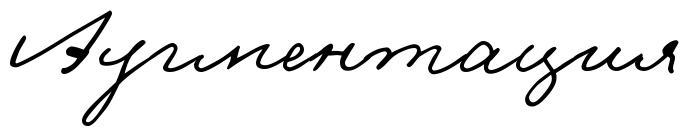
#> input picture img/augmentation.png, 691 x 136 px
$ jupyter execute --allow-errors augmentation.ipynb
#> lines starting #> are read from the running program, lines starting #| are printed output that depends on the picture
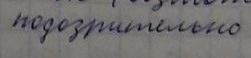
#> input picture img/cyrillic1.png, 251 x 58 px
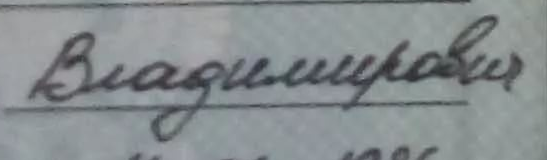
#> input picture img/cyrillic2.png, 547 x 160 px
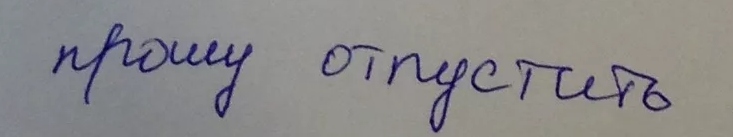
#> input picture img/cyrillic3.png, 733 x 137 px
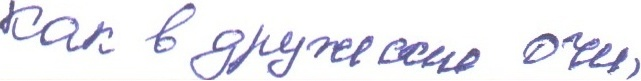
#> input picture img/hkr1.jpg, 641 x 81 px
[cell 1]
from src.dataset.preprocessing.binarizer import Binarizer
import cv2
from copy import deepcopy
import matplotlib.pyplot as plt

#> (the rest of this cell did not finish here and is left out)

# Text augmentations

#> (a cell that did not finish here is left out)

# Background augmentations

[cell 3]
from src.dataset.augmentation.background_augmentation import add_blot, fill_gradient, draw_lines, add_noise, add_stains, add_blurred_stains, add_cut_characters

def visualize_backgound_augmentations(img):
    img = binarizer.binarize(img)

    fig = plt.figure(figsize=(25, 10))
    rows, columns = 12, 1

    fig.add_subplot(rows, columns, 1)
    plt.imshow(img)
    plt.axis('off')
    plt.title("Initial image")

    fig.add_subplot(rows, columns, 2)
    plt.imshow(add_blot(deepcopy(img), blots_num=3))
    plt.axis('off')
    plt.title("Blots")

    fig.add_subplot(rows, columns, 3)
    plt.imshow(fill_gradient(deepcopy(img), 200))
    plt.axis('off')
    plt.title("Gradient fill")

    fig.add_subplot(rows, columns, 4)
    plt.imshow(fill_gradient(deepcopy(img), 100, light=True))
    plt.axis('off')

    fig.add_subplot(rows, columns, 5)
    plt.imshow(draw_lines(deepcopy(img), 100, 2))
    plt.axis('off')
    plt.title("Draw lines")

    fig.add_subplot(rows, columns, 6)
    plt.imshow(add_noise(deepcopy(img), 100, 0, 200))
    plt.axis('off')
    plt.title("Add noise")

    fig.add_subplot(rows, columns, 7)
    plt.imshow(add_stains(deepcopy(img), 200))
    plt.axis('off')
    plt.title("Add stains")

    fig.add_subplot(rows, columns, 8)
    plt.imshow(add_stains(deepcopy(img), 100, light=True))
    plt.axis('off')

    fig.add_subplot(rows, columns, 9)
    plt.imshow(add_blurred_stains(deepcopy(img), 100))
    plt.axis('off')
    plt.title("Add blurred stains")

    fig.add_subplot(rows, columns, 10)
    plt.imshow(add_blurred_stains(deepcopy(img), 200, light=True))
    plt.axis('off')

    fig.add_subplot(rows, columns, 11)
    plt.imshow(add_cut_characters(deepcopy(img)))
    plt.axis('off')
    plt.title("Add cut characters")

    fig.add_subplot(rows, columns, 12)
    plt.imshow(add_cut_characters(deepcopy(img), under=False))
    plt.axis('off')

#> (a cell that did not finish here is left out)

#> (a cell that did not finish here is left out)

#> (a cell that did not finish here is left out)

#> (a cell that did not finish here is left out)

#> (a cell that did not finish here is left out)

#> (a cell that did not finish here is left out)

#> (a cell that did not finish here is left out)

#> (a cell that did not finish here is left out)

#> (a cell that did not finish here is left out)

#> (a cell that did not finish here is left out)
